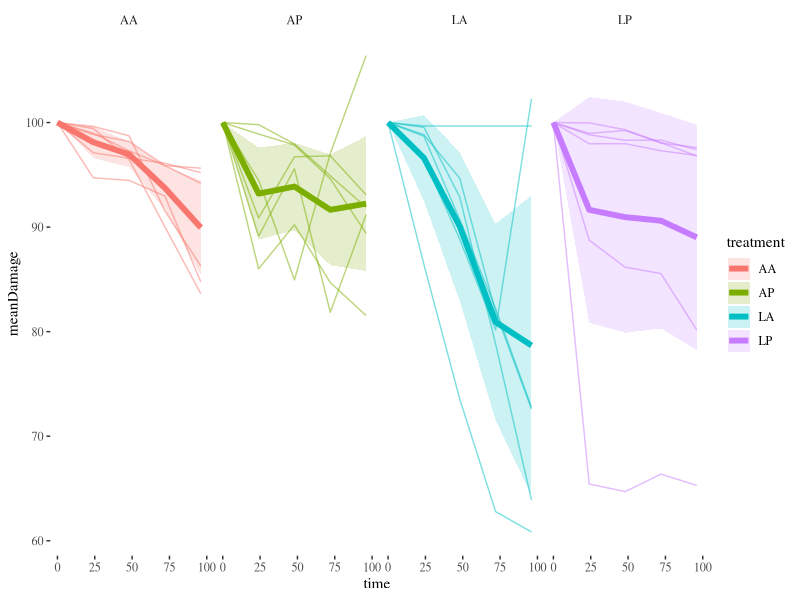

This figure's R source:
library(tidyverse)

df <- read.csv("olivia/Harvard Master2.csv") %>%
  rename(`24` = Damage.at.24.HR....,
         `48` = Damage.at.48.HR....,
         `72` = Damage.at.72.HR....,
         `96` = Damage.at.96.HR....) %>%
  mutate(`0` = 100,
         treatment = str_extract(Leaf.Number, "^..")) %>%
  select(id = Leaf.Number, treatment, `0`, `24`, `48`, `72`, `96`) %>%
  pivot_longer(`0`:`96`, names_to = "time", values_to = "damage") %>%
  mutate(time = as.integer(time))

# add in dummy data
# (things should usually go down but they may go up a little with the dummy data)

df$damage[is.na(df$damage)] <- 100 - (rlnorm(length(df$damage[is.na(df$damage)]), 0, 0.5 ) *
                                        df$time[is.na(df$damage)]/6)

# summarize

df.sum <- df %>%
  group_by(treatment, time) %>%
  summarise(meanDamage = mean(damage), se = sd(damage)/sqrt(6)) %>%
  mutate(semax = meanDamage + (1.96*se),
         semin = meanDamage - (1.96*se))

# make figure

ggplot(data = df.sum, aes(x = time, y = meanDamage)) +
  geom_ribbon(aes(ymin = semin, ymax = semax, fill = treatment),
              alpha = .2) +
  geom_line(aes(color = treatment), linewidth = 2) +
  geom_line(data = df, aes(y = damage, group = id, color = treatment), 
            linewidth = 0.5, alpha = 0.5) +
  ggthemes::theme_tufte() +
  facet_wrap(~treatment, nrow = 1)
